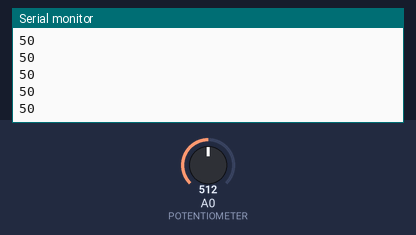
The sketch below on a simulated Arduino Uno, built with avr-gcc and run on an emulated ATmega328P. Parts: the last lines printed to the serial monitor. Inputs (shaded band) come from the test bench; at power-on: A0 (POTENTIOMETER) = 512.

Above: at 1.2 s.
1.3 s: A0 (POTENTIOMETER) set to 716
At 1.31 s:
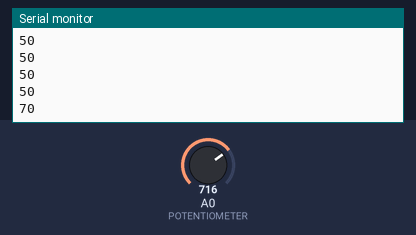
2.8 s: A0 (POTENTIOMETER) set to 900
At 2.81 s:
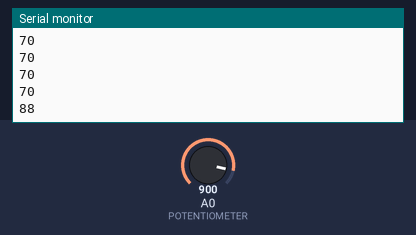
Timing chart, 0 to 5.8 s (numbered marks = the images above; inputs shaded):
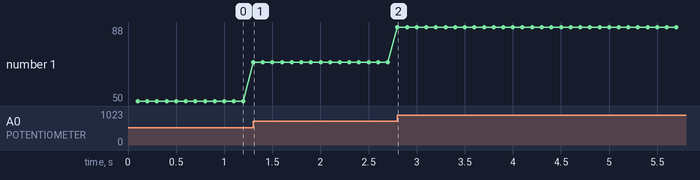

Measured:
- after the input at 1.3 s, the serial monitor: prints a new line at once (image 1)
- after the input at 2.8 s, the serial monitor: prints a new line at once (image 2)
- plotted number 1: 50 → 70 after the input at 1.3 s, 70 → 88 after the input at 2.8 s

The sketch:

zad4.ino
```cpp
#define POTENTIOMETER A0

void setup()
{
    Serial.begin(9600);
    pinMode(POTENTIOMETER, INPUT);
    while (!Serial)
    {
    }
}

void loop()
{
    const unsigned long printPeriod = 100UL;
    static unsigned long lastPrint = 0UL;

    if (millis() - lastPrint >= printPeriod)
    {
        int value = analogRead(POTENTIOMETER);
        value = min(max(0, value - 10), 1003);
        int scaled_value = map(value, 0, 1003, 0, 100);
        Serial.println(scaled_value);
        lastPrint += printPeriod;
    }
}
```
